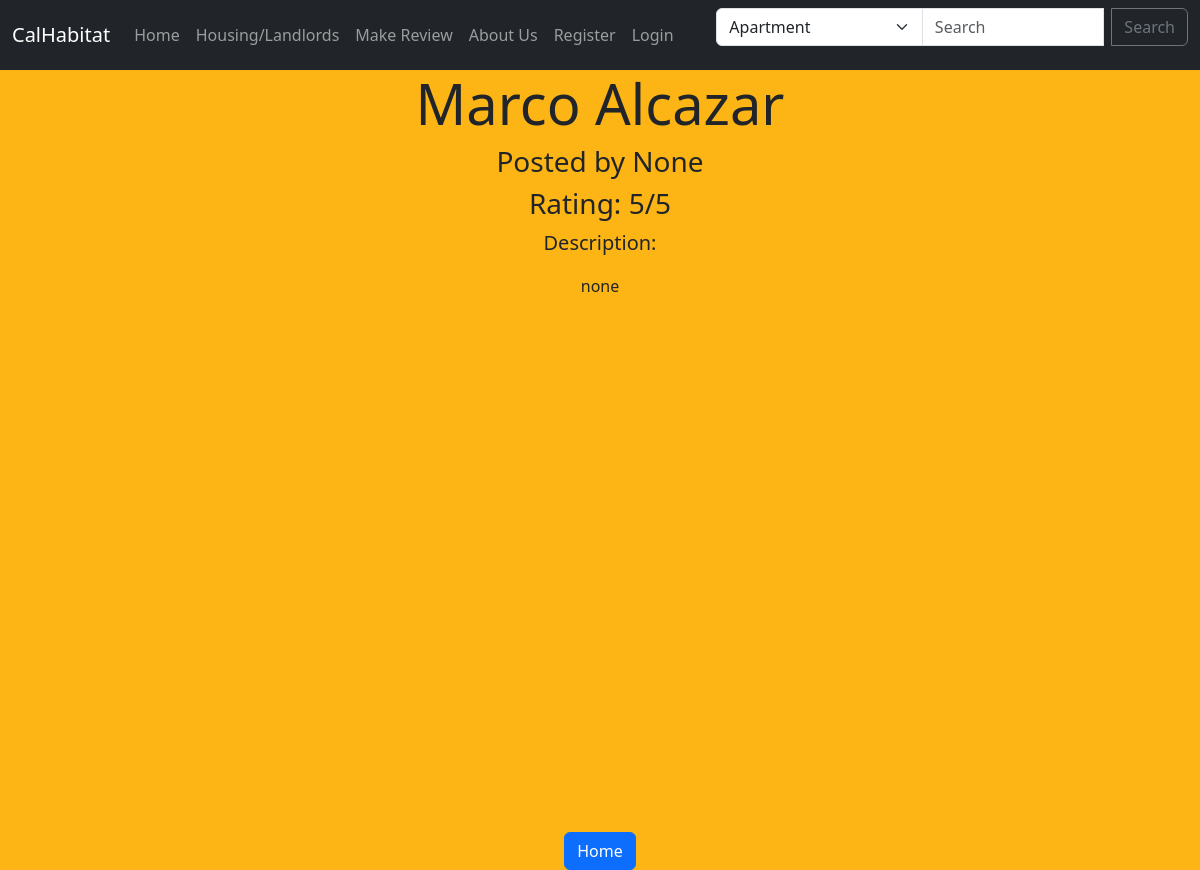
The page /show_landlord/1 on the database its author committed.
### myapp/models.py (models this page shows, shortened)
class Landlord(models.Model):
    FullName= models.CharField(max_length = 60, default = "")
    Rating = models.IntegerField(default = "", validators=[MinValueValidator(1), MaxValueValidator(5)])
    Description = models.CharField(max_length = 250, default = "")

### myapp/views.py (the view)
# urls.py: path('show_landlord/<landlord_id>', views.show_landlord, name = "show-landlord"),
def show_landlord(request, landlord_id):
    user_username = request.session.get('user_username', None)
    landlord = Landlord.objects.get(pk = landlord_id)
    return render(request, 'myapp/show_landlord.html',{'landlord': landlord,  'user_username': user_username} )

### myapp/templates/myapp/show_landlord.html (shortened to what this page needs)
<link href="https://cdn.jsdelivr.net/npm/bootstrap@5.3.2/dist/css/bootstrap.min.css" rel="stylesheet">
{% include 'myapp/nav.html' %}
{% block content %}
<div class="content-container" style="background-color: #FDB515; min-height: 100vh; display: flex; flex-direction: column; justify-content: space-between;">
    <center>
        <link href="https://cdn.jsdelivr.net/npm/bootstrap@5.3.2/dist/css/bootstrap.min.css" rel="stylesheet">
        <div class="container">
            <h1 class="display-4">{{ landlord.FullName }}</h1>
            <p class= 'h3'>Posted by {{ user_username }}</p>
            <p class="h3">Rating: {{ landlord.Rating }}/5</p>
            <p class="lead">Description:</p>
            <p>{{ landlord.Description }}</p>
        </div>
    </center>
    <center>
    <div class="mt-auto">
        <a href="{% url 'index' %}" class="btn btn-primary">Home</a>
    </div>
</center>
</div>
{% endblock %}

### rows shown on the page
Landlord: FullName "Marco Alcazar", Description "None", Rating "5", Description "none"
